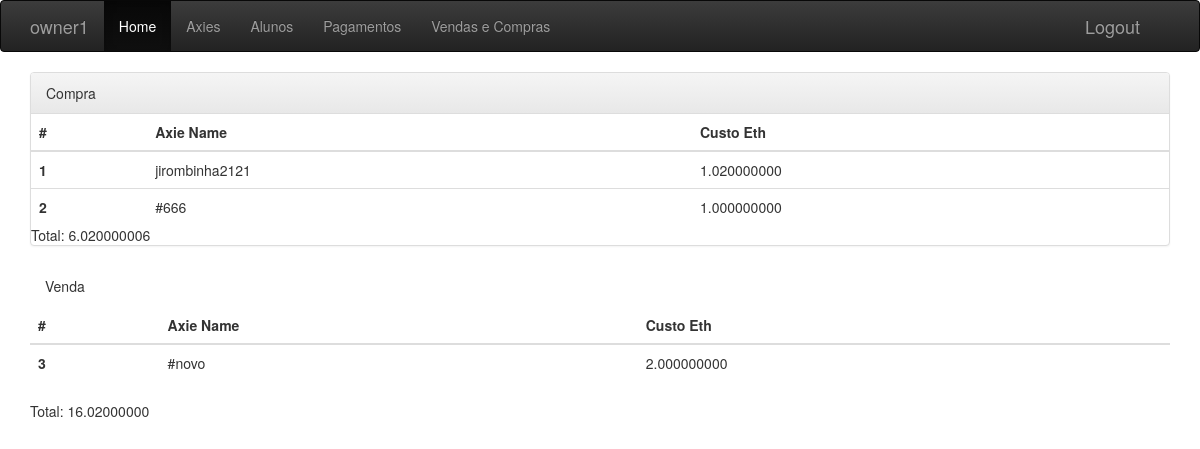
/buyandsell/ (signed in), run on the app's committed database.
### manager/models.py (models this page shows, shortened)
class Axie(models.Model):
    student = models.ForeignKey("manager.Student", related_name="axies", on_delete=models.SET_NULL, blank=True, null=True, validators=[validate_axie_limit])
    axie_id = models.CharField(max_length=50)
    buy_date = models.DateField(blank=True, null=True)
    description = models.TextField(blank=True, null=True)
    eth_cost = models.DecimalField(max_digits=18, decimal_places=9, validators=[MinValueValidator(0)])
    sold = models.BooleanField(default=False)
    user = models.ForeignKey(User, related_name="userAxies", on_delete=models.DO_NOTHING)

### manager/views.py (the view)
# urls.py: path('buyandsell/', views.BuyAndSellListView.as_view(), name="buyandsell_list"),
class BuyAndSellListView(LoginRequiredMixin, ListView):
    template_name = "manager/buyandsell_list.html"
    login_url = "/"
    model = Axie
    def get_queryset(self):
        return Axie.objects.filter(user_id=self.request.user.id)
    def get_context_data(self, **kwargs):
        context = super().get_context_data(**kwargs)
        total_eth = Axie.objects.filter(Q(user_id=self.request.user.id) | Q(sold=0)).aggregate(Sum("eth_cost"))
        context["total_eth"] = "{0:.10g}".format(total_eth["eth_cost__sum"])
        sold_total_eth = Axie.objects.filter(Q(user_id=self.request.user.id) | Q(sold=1)).aggregate(Sum("eth_cost"))
        context["sold_total_eth"] = "{0:.10g}".format(sold_total_eth["eth_cost__sum"])
        return context

### manager/templates/manager/buyandsell_list.html (shortened to what this page needs)
{% extends "manager/base.html" %}
{% block content %}
    <div class="panel panel-default">
        <div class="panel-heading">Compra</div>
            <table class="table">
                <thead>
                    <tr>
                        <th>#</th>
                        <th>Axie Name</th>
                        <th>Custo Eth</th>
                    </tr>
                </thead>
                <tbody>
                    {% for axie in axie_list %}
                        {% if axie.sold == False %}
                            <tr>
                                <th scope="row">{{ forloop.counter }}</th>
                                <td>{{ axie.axie_id }}</td>
                                <td>{{ axie.eth_cost }}</td>
                            </tr>
                        {% endif %}
                    {% endfor %}
                </tbody>
            </table>
            Total: {{ total_eth }}
        </div>
        <div class="panel-heading">Venda</div>
            <table class="table">
                <thead>
                    <tr>
                        <th>#</th>
                        <th>Axie Name</th>
                        <th>Custo Eth</th>
                    </tr>
                </thead>
                <tbody>
                    {% for axie in axie_list %}
                        {% if axie.sold == True %}
                            <tr>
                                <th scope="row">{{ forloop.counter }}</th>
                                <td>{{ axie.axie_id }}</td>
                                <td>{{ axie.eth_cost }}</td>
                            </tr>
                        {% endif %}
                    {% endfor %}
                </tbody>
            </table>
            Total: {{ sold_total_eth }}
        </div>
{% endblock %}

### manager/templates/manager/base.html (shortened to what this page needs)
<!DOCTYPE html>
{% load static %}
<html>
  <head>
    <link rel="stylesheet" href="{% static 'css/bootstrap.css' %}" />
    <link rel="stylesheet" href="{% static 'css/bootstrap-theme.css' %}" />
  </head>
  <body>
    <nav class="navbar navbar-inverse">
      <div class="container">
        <div class="navbar-header">
          <a class="navbar-brand">{{ user.username }}</a>
        </div>
        <div class="navbar-collapse collapse">
          <ul class="nav navbar-nav">
            <li class="active"><a href="#">Home</a></li>
            <li><a href="{% url 'axie_list' %}">Axies</a></li>
            <li><a href="{% url 'student_list' %}">Alunos</a></li>
            <li><a href="{% url 'payment_list' %}">Pagamentos</a></li>
            <li><a href="{% url 'buyandsell_list' %}">Vendas e Compras</a></li>
          </ul>
          <div class="navbar-header" style="float: right">
            <a class="navbar-brand" href="{% url 'user_logout' %}">Logout</a>
          </div>
        </div>
      </div>
    </nav>
    <div class="container theme-showcase" role="main">
      {% block content %}
      {% endblock %}
  </body>
</html>

### data on the page
Axie: axie_id "jirombinha2121", eth_cost "1.020000000"
Axie: axie_id "#666", eth_cost "1.000000000"
Axie: axie_id "#novo", eth_cost "2.000000000"

### other printed values
{{ user.username }} "owner1"
{{ total_eth }} "6.020000006"
{{ sold_total_eth }} "16.02000000"
